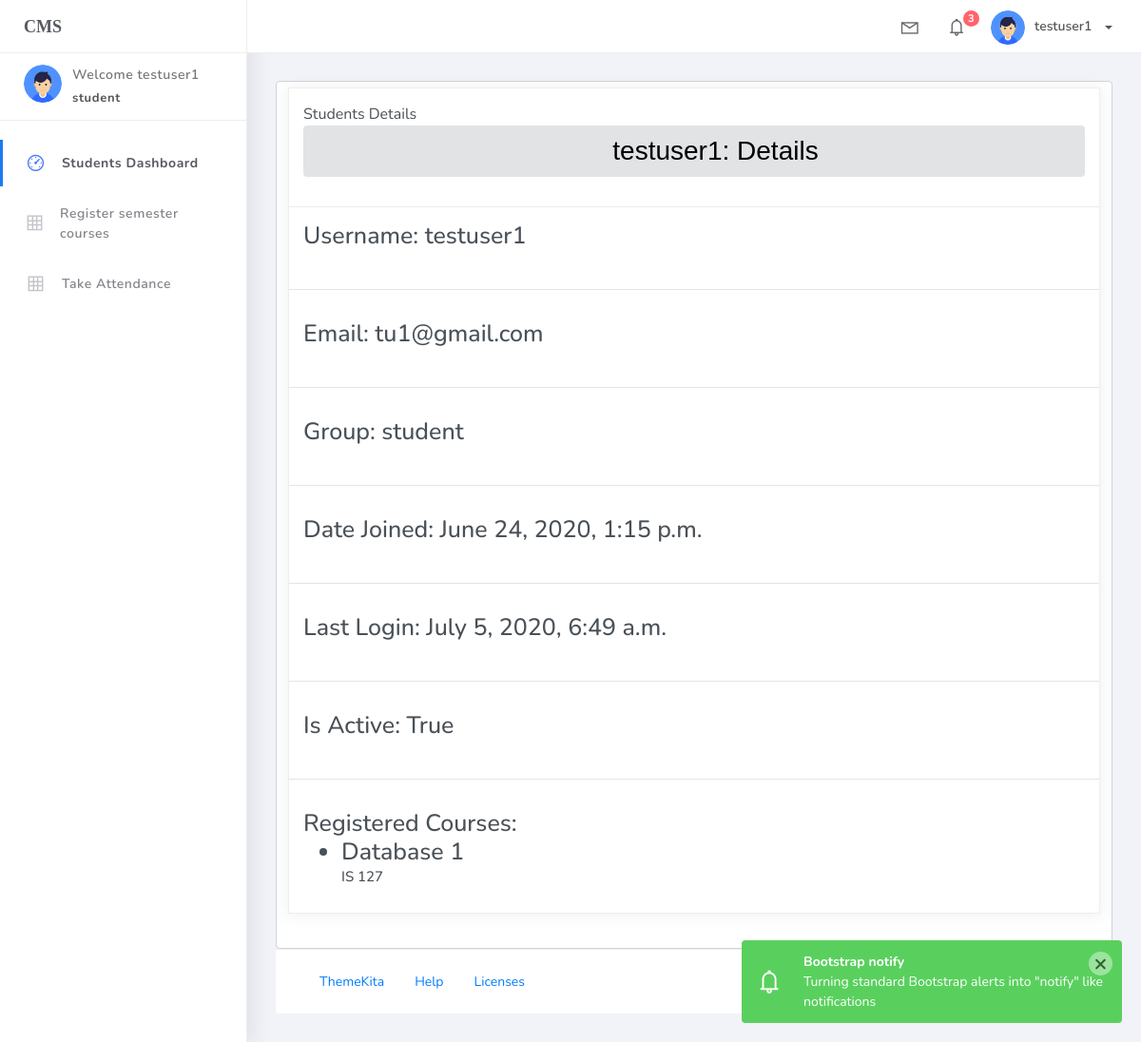
The page /stu/studetails/20/ (signed in) on the database its author committed.
### UsersMS/models.py (models this page shows, shortened)
class Profile(models.Model):
    user = models.OneToOneField(User, on_delete=models.CASCADE)
    image = models.ImageField(default='default.png', upload_to='profile_pics')

### StudentsMS/models.py (models this page shows, shortened)
class Student(models.Model):
	user = models.OneToOneField(User, on_delete=models.CASCADE, null=True)
	phone = models.CharField(max_length=12, null=True)
	student_id = models.CharField(max_length=10, null=True)
	reg_courses = models.ManyToManyField(Course, verbose_name="Register Yout Courses")

### CoursesMS/models.py (models this page shows, shortened)
class Course(models.Model):
	SEMESTERS = (
		('first semster', '1'),
		('secode semster', '2'),
		)
	course_name = models.CharField(max_length=50, unique=True)
	course_code = models.CharField(max_length=6, unique=True)
	course_semster = models.CharField(max_length=20, choices=SEMESTERS)
	date_created = models.DateTimeField(auto_now_add=True)
	date_updated = models.DateTimeField(auto_now=True)
	cridit_hours = models.IntegerField(null=True)

### StudentsMS/views.py (the view)
# urls.py: path('studetails/<str:pk>/', views.student_details, name="studetails"),
def student_details(request, pk):
	student = Student.objects.get(id=pk)
	regcourses = student.reg_courses.all()
	context = {'student': student, 'regcourses': regcourses}
	return render(request, 'StudentsMS/student_details.html', context)

### StudentsMS/templates/StudentsMS/student_details.html
{% extends 'CoursesMS/base.html' %}
{% block content %}
<div class="form-control">
	<div class="card">
		<div class="card-header">
			Students Details
			<center><h4 class="alert alert-secondary" style="font-family: sans-serif; color: black">
			{{student.user.username}}: Details
			</h4>
			</center>
		</div>
		<div class="card-body">
			<h5>Username: {{student.user.username}}</h5>
		</div>
		<hr>
		<div class="card-body">
			<h5>Email: 	{{student.user.email}}</h5>
		</div>
				<hr>
		<div class="card-body">
			<h5>Group: {{student.user.groups.get}}</h5>
		</div>
				<hr>
		<div class="card-body">
			<h5>Date Joined: {{student.user.date_joined}}</h5>
		</div>
				<hr>
		<div class="card-body">
			<h5>Last Login: {{student.user.last_login}}</h5>
		</div>
				<hr>
		<div class="card-body">
			<h5>Is Active: {{student.user.is_active}}</h5>
		</div>
				<hr>
		<div class="card-body">
			<h5>Registered Courses:
				<ul>
					{% for course in regcourses %}
					<li>{{course.course_name}}</li><p><span>{{course.course_code}}</span></p>
					{% endfor %}
				</ul>
			</h5>
		</div>
	</div>
</div>
{% endblock content %}

### CoursesMS/templates/CoursesMS/base.html (shortened to what this page needs)
	{% load static %}
<!DOCTYPE html>
<html>
<head>
	<link rel="stylesheet" href="{% static 'assets/css/bootstrap.min.css' %}">
	<link rel="stylesheet" href="{% static 'assets/css/ready.css' %}">
	<link rel="stylesheet" href="{% static 'assets/css/demo.css' %}">
</head>
<body>
	<div class="wrapper">
		<div class="main-header">
			<div class="logo-header">
				<a style="font-family: initial;" href="index.html" class="logo">
					CMS
				</a>
			</div>
			<nav class="navbar navbar-header navbar-expand-lg">
				<div class="container-fluid">
					<ul class="navbar-nav topbar-nav ml-md-auto align-items-center">
						<li class="nav-item dropdown hidden-caret">
							<a class="nav-link dropdown-toggle" href="#" id="navbarDropdown" role="button" data-toggle="dropdown" aria-haspopup="true" aria-expanded="false">
								<i class="la la-envelope"></i>
							</a>
						</li>
						<li class="nav-item dropdown hidden-caret">
							<a class="nav-link dropdown-toggle" href="#" id="navbarDropdown" role="button" data-toggle="dropdown" aria-haspopup="true" aria-expanded="false">
								<i class="la la-bell"></i>
								<span class="notification">3</span>
							</a>
						</li>
						<li class="nav-item dropdown">
							<a class="dropdown-toggle profile-pic" data-toggle="dropdown" href="#" aria-expanded="false"> <img src="{{user.profile.image.url}}" alt="user-img" width="36" class="img-circle"><span >{{request.user.username}}</span></span> </a>
							</li>
						</ul>
					</div>
				</nav>
			</div>
			<div class="sidebar">
				<div class="scrollbar-inner sidebar-wrapper">
					<div class="user">
						<div class="photo">
							<img src="{{user.profile.image.url}}">
						</div>
						<div class="info">
							<a class="" href="#" aria-expanded="true">
								<span>
									Welcome {{request.user.username}}
									<span class="user-level">{{request.user.groups.get.name}}</span>
								</span>
							</a>
						</div>
					</div>
					<ul class="nav">
						{% if request.user.groups.get.name == 'student' %}
						<li class="nav-item active">
							<a href="{% url 'studashboard' %}">
								<i class="la la-dashboard"></i>
								<p>Students Dashboard</p>
							</a>
						</li>
						<li class="nav-item">
							<a href="{% url 'regcourses' %}">
								<i class="la la-table"></i>
								<p>Register semester courses</p>
							</a>
						</li>
						<li class="nav-item">
							<a href="{% url 'create_attendance' %}">
								<i class="la la-table"></i>
								<p>Take Attendance</p>
							</a>
						</li>
						{% endif %}
					</ul>
				</div>
			</div>
			<div class="main-panel">
				<div class="content">
					<div class="container-fluid">
						{% block content %}
						{% endblock content %}
						<footer class="footer">
							<div class="container-fluid">
								<nav class="pull-left">
									<ul class="nav">
										<li class="nav-item">
											<a class="nav-link" href="http://www.themekita.com">
												ThemeKita
											</a>
										</li>
										<li class="nav-item">
											<a class="nav-link" href="#">
												Help
											</a>
										</li>
										<li class="nav-item">
											<a class="nav-link" href="https://themewagon.com/license/#free-item">
												Licenses
											</a>
										</li>
									</ul>
								</nav>
								<div class="copyright ml-auto">
									2018, made with  by <a href="http://www.themekita.com">ThemeKita</a>
								</div>
							</div>
						</footer>
					</div>
				</div>
			</div>
		</body>
		</html>

### rows shown on the page
Student: user.username "testuser1", user.email "tu1@gmail.com", user.groups.get "student", user.date_joined "June 24, 2020, 1:15 p.m.", user.last_login "July 5, 2020, 6:49 a.m.", user.is_active "True"
Course: course_name "Database 1", course_code "IS 127"

### other values the page prints
{{ request.user.username }} "testuser1"
{{ request.user.groups.get.name }} "student"
